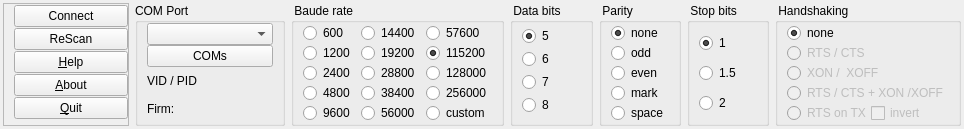
     <widget class="QFrame" name="gridFrame">
      <property name="sizePolicy">
       <sizepolicy hsizetype="Preferred" vsizetype="Minimum">
        <horstretch>0</horstretch>
        <verstretch>0</verstretch>
       </sizepolicy>
      </property>
      <property name="minimumSize">
       <size>
        <width>0</width>
        <height>0</height>
       </size>
      </property>
      <layout class="QGridLayout" name="gridLayout_5">
       <property name="leftMargin">
        <number>3</number>
       </property>
       <property name="topMargin">
        <number>3</number>
       </property>
       <property name="rightMargin">
        <number>3</number>
       </property>
       <property name="bottomMargin">
        <number>3</number>
       </property>
       <property name="verticalSpacing">
        <number>2</number>
       </property>
       <item row="0" column="0">
        <widget class="QFrame" name="frame">
         <property name="sizePolicy">
          <sizepolicy hsizetype="Fixed" vsizetype="Preferred">
           <horstretch>0</horstretch>
           <verstretch>0</verstretch>
          </sizepolicy>
         </property>
         <property name="minimumSize">
          <size>
           <width>126</width>
           <height>0</height>
          </size>
         </property>
         <property name="maximumSize">
          <size>
           <width>126</width>
           <height>16777215</height>
          </size>
         </property>
         <property name="frameShape">
          <enum>QFrame::StyledPanel</enum>
         </property>
         <property name="frameShadow">
          <enum>QFrame::Raised</enum>
         </property>
         <layout class="QGridLayout" name="gridLayout_8">
          <property name="leftMargin">
           <number>10</number>
          </property>
          <property name="topMargin">
           <number>0</number>
          </property>
          <property name="rightMargin">
           <number>0</number>
          </property>
          <property name="bottomMargin">
           <number>0</number>
          </property>
          <property name="horizontalSpacing">
           <number>3</number>
          </property>
          <property name="verticalSpacing">
           <number>0</number>
          </property>
          <item row="0" column="0">
           <widget class="QPushButton" name="pbUART_Connect">
            <property name="text">
             <string>Connect</string>
            </property>
           </widget>
          </item>
          <item row="1" column="0">
           <widget class="QPushButton" name="pbUART_ReScan">
            <property name="text">
             <string>ReScan</string>
            </property>
           </widget>
          </item>
          <item row="2" column="0">
           <widget class="QPushButton" name="pbUART_Help">
            <property name="text">
             <string>&amp;Help</string>
            </property>
           </widget>
          </item>
          <item row="3" column="0">
           <widget class="QPushButton" name="pbUART_About">
            <property name="text">
             <string>&amp;About</string>
            </property>
           </widget>
          </item>
          <item row="4" column="0">
           <widget class="QPushButton" name="pbUART_Quit">
            <property name="text">
             <string>&amp;Quit</string>
            </property>
           </widget>
          </item>
         </layout>
        </widget>
       </item>
       <item row="0" column="1">
        <widget class="QGroupBox" name="gbUART_Select">
         <property name="sizePolicy">
          <sizepolicy hsizetype="Fixed" vsizetype="Preferred">
           <horstretch>0</horstretch>
           <verstretch>0</verstretch>
          </sizepolicy>
         </property>
         <property name="minimumSize">
          <size>
           <width>150</width>
           <height>0</height>
          </size>
         </property>
         <property name="maximumSize">
          <size>
           <width>150</width>
           <height>16777215</height>
          </size>
         </property>
         <property name="title">
          <string>COM Port</string>
         </property>
         <layout class="QGridLayout" name="gridLayout_7">
          <property name="topMargin">
           <number>0</number>
          </property>
          <property name="bottomMargin">
           <number>0</number>
          </property>
          <property name="verticalSpacing">
           <number>0</number>
          </property>
          <item row="0" column="0">
           <widget class="QComboBox" name="cbUART_Select"/>
          </item>
          <item row="1" column="0">
           <widget class="QPushButton" name="rbUART_List">
            <property name="text">
             <string>COMs</string>
            </property>
           </widget>
          </item>
          <item row="2" column="0">
           <widget class="QLabel" name="lUART_VID_PID">
            <property name="text">
             <string>VID / PID</string>
            </property>
           </widget>
          </item>
          <item row="3" column="0">
           <widget class="QLabel" name="rbUART_Manufacture">
            <property name="text">
             <string>Firm:</string>
            </property>
           </widget>
          </item>
         </layout>
        </widget>
       </item>
       <item row="0" column="2">
        <widget class="QGroupBox" name="gbUART_BaudeRate">
         <property name="title">
          <string> Baude rate </string>
         </property>
         <layout class="QGridLayout" name="gridLayout_6">
          <property name="topMargin">
           <number>0</number>
          </property>
          <property name="bottomMargin">
           <number>0</number>
          </property>
          <property name="verticalSpacing">
           <number>0</number>
          </property>
          <item row="0" column="0">
           <widget class="QRadioButton" name="rbUART_BaudeRate_600">
            <property name="text">
             <string>600</string>
            </property>
            <property name="checked">
             <bool>false</bool>
            </property>
           </widget>
          </item>
          <item row="0" column="1">
           <widget class="QRadioButton" name="rbUART_BaudeRate_14400">
            <property name="text">
             <string>14400</string>
            </property>
            <property name="checked">
             <bool>false</bool>
            </property>
           </widget>
          </item>
          <item row="0" column="2">
           <widget class="QRadioButton" name="rbUART_BaudeRate_57600">
            <property name="text">
             <string>57600</string>
            </property>
            <property name="checked">
             <bool>false</bool>
            </property>
           </widget>
          </item>
          <item row="1" column="0">
           <widget class="QRadioButton" name="rbUART_BaudeRate_1200">
            <property name="text">
             <string>1200</string>
            </property>
            <property name="checked">
             <bool>false</bool>
            </property>
           </widget>
          </item>
          <item row="1" column="1">
           <widget class="QRadioButton" name="rbUART_BaudeRate_19200">
            <property name="text">
             <string>19200</string>
            </property>
            <property name="checked">
             <bool>false</bool>
            </property>
           </widget>
          </item>
          <item row="1" column="2">
           <widget class="QRadioButton" name="rbUART_BaudeRate_115200">
            <property name="text">
             <string>115200</string>
            </property>
            <property name="checked">
             <bool>true</bool>
            </property>
           </widget>
          </item>
          <item row="2" column="0">
           <widget class="QRadioButton" name="rbUART_BaudeRate_2400">
            <property name="text">
             <string>2400</string>
            </property>
            <property name="checked">
             <bool>false</bool>
            </property>
           </widget>
          </item>
          <item row="2" column="1">
           <widget class="QRadioButton" name="rbUART_BaudeRate_28800">
            <property name="text">
             <string>28800</string>
            </property>
            <property name="checked">
             <bool>false</bool>
            </property>
           </widget>
          </item>
          <item row="2" column="2">
           <widget class="QRadioButton" name="rbUART_BaudeRate_128000">
            <property name="text">
             <string>128000</string>
            </property>
            <property name="checked">
             <bool>false</bool>
            </property>
           </widget>
          </item>
          <item row="3" column="0">
           <widget class="QRadioButton" name="rbUART_BaudeRate_4800">
            <property name="text">
             <string>4800</string>
            </property>
            <property name="checked">
             <bool>false</bool>
            </property>
           </widget>
          </item>
          <item row="3" column="1">
           <widget class="QRadioButton" name="rbUART_BaudeRate_38400">
            <property name="text">
             <string>38400</string>
            </property>
            <property name="checked">
             <bool>false</bool>
            </property>
           </widget>
          </item>
          <item row="3" column="2">
           <widget class="QRadioButton" name="rbUART_BaudeRate_256000">
            <property name="text">
             <string>256000</string>
            </property>
            <property name="checked">
             <bool>false</bool>
            </property>
           </widget>
          </item>
          <item row="4" column="0">
           <widget class="QRadioButton" name="rbUART_BaudeRate_9600">
            <property name="text">
             <string>9600</string>
            </property>
            <property name="checked">
             <bool>false</bool>
            </property>
           </widget>
          </item>
          <item row="4" column="1">
           <widget class="QRadioButton" name="rbUART_BaudeRate_56000">
            <property name="text">
             <string>56000</string>
            </property>
            <property name="checked">
             <bool>false</bool>
            </property>
           </widget>
          </item>
          <item row="4" column="2">
           <widget class="QRadioButton" name="rbUART_BaudeRate_custom">
            <property name="text">
             <string>custom</string>
            </property>
            <property name="checked">
             <bool>false</bool>
            </property>
           </widget>
          </item>
         </layout>
        </widget>
       </item>
       <item row="0" column="3">
        <widget class="QGroupBox" name="gbUART_DataBits">
         <property name="sizePolicy">
          <sizepolicy hsizetype="Fixed" vsizetype="Preferred">
           <horstretch>0</horstretch>
           <verstretch>0</verstretch>
          </sizepolicy>
         </property>
         <property name="title">
          <string> Data bits </string>
         </property>
         <layout class="QGridLayout" name="gridLayout_3">
          <property name="topMargin">
           <number>0</number>
          </property>
          <property name="bottomMargin">
           <number>2</number>
          </property>
          <property name="verticalSpacing">
           <number>0</number>
          </property>
          <item row="0" column="0">
           <widget class="QRadioButton" name="rbUART_DataBits_5">
            <property name="text">
             <string>5</string>
            </property>
            <property name="checked">
             <bool>true</bool>
            </property>
           </widget>
          </item>
          <item row="1" column="0">
           <widget class="QRadioButton" name="rbUART_DataBits_6">
            <property name="text">
             <string>6</string>
            </property>
            <property name="checked">
             <bool>false</bool>
            </property>
           </widget>
          </item>
          <item row="2" column="0">
           <widget class="QRadioButton" name="rbUART_DataBits_7">
            <property name="text">
             <string>7</string>
            </property>
            <property name="checked">
             <bool>false</bool>
            </property>
           </widget>
          </item>
          <item row="3" column="0">
           <widget class="QRadioButton" name="rbUART_DataBits_8">
            <property name="text">
             <string>8</string>
            </property>
            <property name="checked">
             <bool>false</bool>
            </property>
           </widget>
          </item>
         </layout>
        </widget>
       </item>
       <item row="0" column="4">
        <widget class="QGroupBox" name="gbUART_Parity">
         <property name="sizePolicy">
          <sizepolicy hsizetype="Fixed" vsizetype="Preferred">
           <horstretch>0</horstretch>
           <verstretch>0</verstretch>
          </sizepolicy>
         </property>
         <property name="title">
          <string> Parity </string>
         </property>
         <layout class="QGridLayout" name="gridLayout_2">
          <property name="topMargin">
           <number>0</number>
          </property>
          <property name="bottomMargin">
           <number>0</number>
          </property>
          <property name="verticalSpacing">
           <number>0</number>
          </property>
          <item row="0" column="0">
           <widget class="QRadioButton" name="rbUART_Parity_None">
            <property name="text">
             <string>none</string>
            </property>
            <property name="checked">
             <bool>true</bool>
            </property>
           </widget>
          </item>
          <item row="1" column="0">
           <widget class="QRadioButton" name="rbUART_Parity_Odd">
            <property name="text">
             <string>odd</string>
            </property>
           </widget>
          </item>
          <item row="2" column="0">
           <widget class="QRadioButton" name="rbUART_Parity_Even">
            <property name="text">
             <string>even</string>
            </property>
           </widget>
          </item>
          <item row="3" column="0">
           <widget class="QRadioButton" name="rbUART_Parity_Mark">
            <property name="text">
             <string>mark</string>
            </property>
           </widget>
          </item>
          <item row="4" column="0">
           <widget class="QRadioButton" name="rbUART_Parity_Space">
            <property name="text">
             <string>space</string>
            </property>
           </widget>
          </item>
         </layout>
        </widget>
       </item>
       <item row="0" column="5">
        <widget class="QGroupBox" name="gbUART_StopBits">
         <property name="sizePolicy">
          <sizepolicy hsizetype="Fixed" vsizetype="Preferred">
           <horstretch>0</horstretch>
           <verstretch>0</verstretch>
          </sizepolicy>
         </property>
         <property name="title">
          <string> Stop bits </string>
         </property>
         <layout class="QGridLayout" name="gridLayout">
          <property name="topMargin">
           <number>0</number>
          </property>
          <property name="bottomMargin">
           <number>0</number>
          </property>
          <property name="verticalSpacing">
           <number>0</number>
          </property>
          <item row="1" column="1">
           <widget class="QRadioButton" name="rbUART_StopBits_15">
            <property name="text">
             <string>1.5</string>
            </property>
           </widget>
          </item>
          <item row="0" column="1">
           <widget class="QRadioButton" name="rbUART_StopBits_1">
            <property name="text">
             <string>1</string>
            </property>
            <property name="checked">
             <bool>true</bool>
            </property>
           </widget>
          </item>
          <item row="2" column="1">
           <widget class="QRadioButton" name="rbUART_StopBits_2">
            <property name="text">
             <string>2</string>
            </property>
           </widget>
          </item>
         </layout>
        </widget>
       </item>
       <item row="0" column="6">
        <widget class="QGroupBox" name="gbUART_HandShaking">
         <property name="title">
          <string> Handshaking </string>
         </property>
         <layout class="QGridLayout" name="gridLayout_4">
          <property name="topMargin">
           <number>0</number>
          </property>
          <property name="bottomMargin">
           <number>0</number>
          </property>
          <property name="verticalSpacing">
           <number>0</number>
          </property>
          <item row="2" column="1">
           <widget class="QRadioButton" name="gbUART_HandShaking_XON_XOFF">
            <property name="enabled">
             <bool>false</bool>
            </property>
            <property name="text">
             <string>XON /  XOFF</string>
            </property>
            <property name="checked">
             <bool>false</bool>
            </property>
           </widget>
          </item>
          <item row="0" column="1">
           <widget class="QRadioButton" name="gbUART_HandShaking_None">
            <property name="text">
             <string>none</string>
            </property>
            <property name="checked">
             <bool>true</bool>
            </property>
           </widget>
          </item>
          <item row="1" column="1">
           <widget class="QRadioButton" name="rbUART_HandShaking_RTS_CTS">
            <property name="enabled">
             <bool>false</bool>
            </property>
            <property name="text">
             <string>RTS / CTS</string>
            </property>
            <property name="checked">
             <bool>false</bool>
            </property>
           </widget>
          </item>
          <item row="3" column="1">
           <widget class="QRadioButton" name="gbUART_HandShaking_Mix">
            <property name="enabled">
             <bool>false</bool>
            </property>
            <property name="text">
             <string>RTS / CTS + XON /XOFF</string>
            </property>
            <property name="checked">
             <bool>false</bool>
            </property>
           </widget>
          </item>
          <item row="5" column="1">
           <layout class="QHBoxLayout" name="horizontalLayout">
            <property name="topMargin">
             <number>0</number>
            </property>
            <item>
             <widget class="QRadioButton" name="rbUART_HandShaking_RTS_on_TX">
              <property name="enabled">
               <bool>false</bool>
              </property>
              <property name="text">
               <string>RTS on TX</string>
              </property>
              <property name="checked">
               <bool>false</bool>
              </property>
             </widget>
            </item>
            <item>
             <widget class="QCheckBox" name="cbUART_HandShaking_Invert">
              <property name="enabled">
               <bool>false</bool>
              </property>
              <property name="text">
               <string>invert</string>
              </property>
             </widget>
            </item>
           </layout>
          </item>
         </layout>
        </widget>
       </item>
      </layout>
     </widget>
